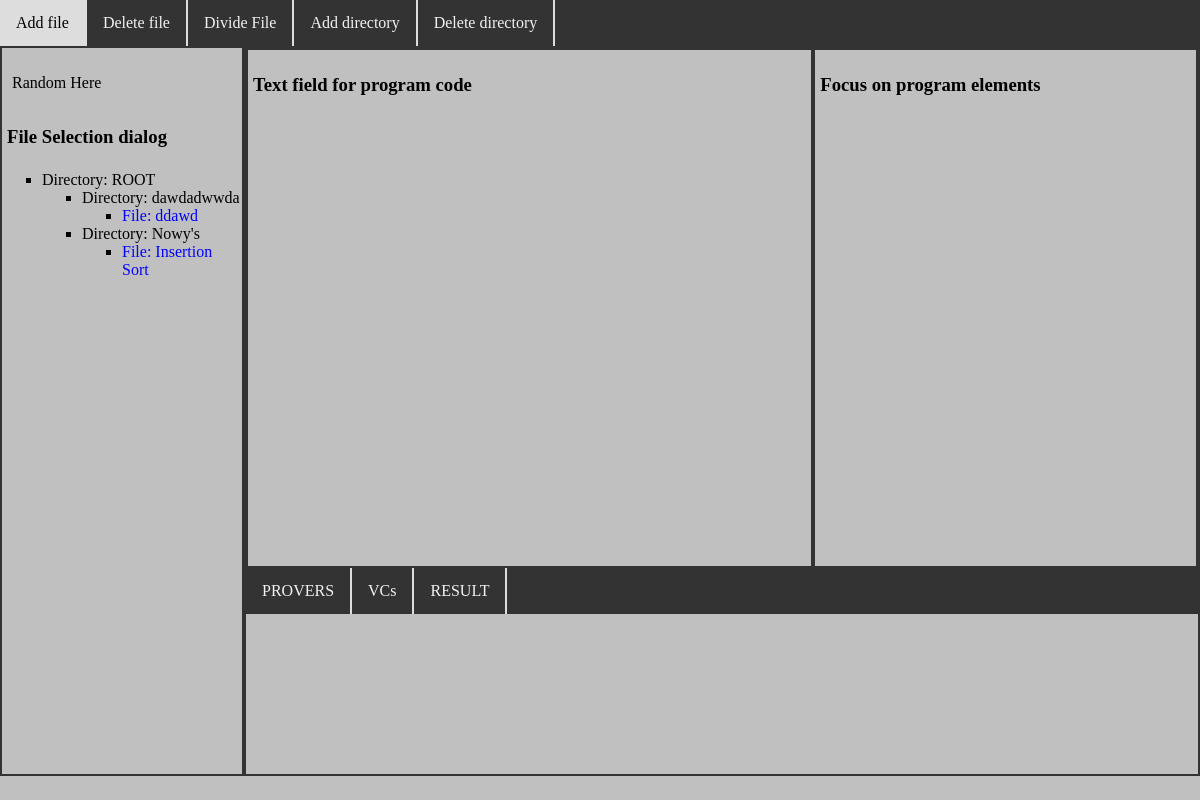
Page /frama/main (signed in) on the earlier database version.
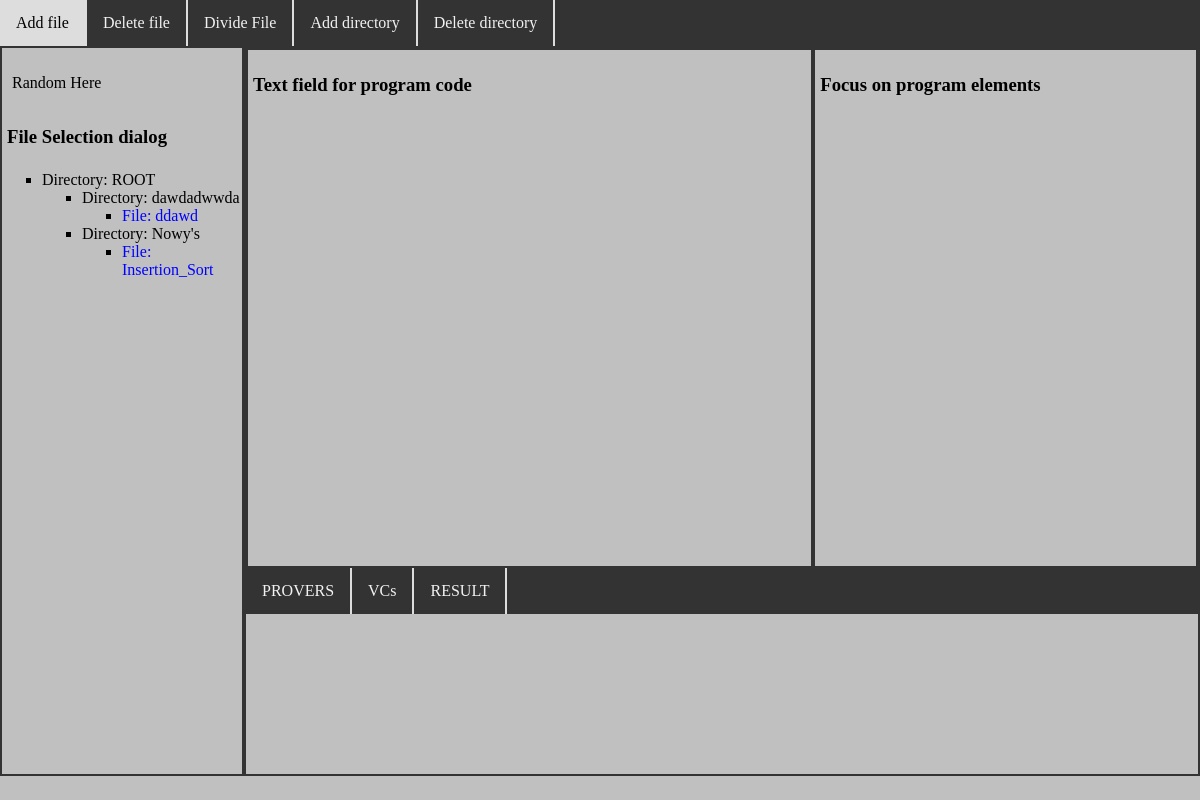
Same page on the later database version.
### frama/models.py (models this page shows)
class BasicInformation(models.Model):
    timestamp = models.DateTimeField(auto_now_add=True)
    is_valid = models.BooleanField(default=True)

class Directory(BasicInformation):
    name = models.CharField(max_length=30)
    description = models.CharField(max_length=100, null=True, blank=True)
    user = models.ForeignKey(User, on_delete=models.CASCADE)
    parent_directory = models.ForeignKey('Directory', on_delete=models.CASCADE, null=True, blank=True)
    class Meta:
        unique_together = ['name', 'user']
    def __str__(self):
        return "Directory: " + self.name

class BasicInformation(models.Model):
    timestamp = models.DateTimeField(auto_now_add=True)
    is_valid = models.BooleanField(default=True)

class File(BasicInformation):
    name = models.CharField(max_length=30)
    description = models.CharField(max_length=100, null=True, blank=True)
    user = models.ForeignKey(User, on_delete=models.CASCADE)
    parent_directory = models.ForeignKey(Directory, on_delete=models.CASCADE, null=True, blank=True)
    file_field = models.FileField(upload_to="uploads/")
    class Meta:
        unique_together = ['name', 'user']
    def __str__(self):
        return "File: " + self.name

### frama/views.py (the view, shortened to what this page needs)
# urls.py: path('main', login_required(views.MainView.as_view()), name="main"),
class MainView(TemplateView):
    template_name = "frama/index.html"
    file = None
    file_elements_sections = None
    line_tooltips = None
    file_content = None
    root_directory = None
    def load_custom_data(self, chosen_file, user: User):
        self.root_directory = Directory.objects.get(name="ROOT", user=user.id, is_valid=True)
        if chosen_file is not None:
            self.file = get_object_or_404(File, name=chosen_file, user=user.id, is_valid=True)
            self.file_elements_sections, self.line_tooltips = focus_on_program_elements_helper(self.file)
            self.file_content = read_file(self.file)
        else:
            self.file = None
            self.file_elements_sections = None
            self.line_tooltips = None
            self.file_content = None
    def get_context_data(self, **kwargs):
        context = super().get_context_data(**kwargs)
        context['recursive_structure'] = [self.root_directory]
        context['chosen_file'] = self.file
        context['file_elements_sections'] = self.file_elements_sections
        context['line_tooltips'] = self.line_tooltips
        context['file_content'] = self.file_content
        context['chosen_file_path'] = self.file.file_field.path if self.file else None
        return context
    def get(self, request, *args, **kwargs):
        init_root_directory(request.user)
        chosen_file = kwargs.get('chosen_file', None)
        self.load_custom_data(chosen_file, request.user)
        return super().get(request, *args, **kwargs)

### frama/helpers.py (called while the page is built)
def init_root_directory(user: User):
    try:
        root_directory = user.directory_set.get(name="ROOT", user=user)
        root_directory.is_valid = True
        root_directory.save()
    except Directory.DoesNotExist:
        root_directory = Directory(name="ROOT", description="Root directory", user=user)
        root_directory.save()

### frama/templates/frama/index.html (shortened to what this page needs)
<!DOCTYPE html>
<html lang="en">
<head>
    {% load static %}
    <link rel="stylesheet" href="{% static 'frama/css/index.css' %}">
</head>
<body>
<div class="full-height">
    <div class="topnav">
        <a href="{% url 'file-add' %}">Add file</a>
        <a href="{% url 'file-delete' %}">Delete file</a>
        <a href="{% url 'file-section-add' %}">Divide File</a>
        <a href="{% url 'directory-add' %}">Add directory</a>
        <a href="{% url 'directory-delete' %}">Delete directory</a>
    </div>
    <div class="flex-grid">
        <div class="col" id="files">
            <p id="random">Random Here</p>
            <h3>File Selection dialog</h3>
            <ul>
                {% include "frama/directory_tree_recursive.html" %}
            </ul>
        </div>
        <div class="col">
            <div class="flex-grid" id="code-elements">
                <div class="col">
                    <h3>Text field for program code</h3>
                </div>
                <div class="col" id="elements">
                    <h3>Focus on program elements</h3>
                </div>
            </div>
            <div id="tabs">
                <div class="topnav">
                    <a id="tab-provers" onclick="tab_clicked('provers', `{{ chosen_file_path }}`)" >PROVERS</a>
                    <a id="tab-vcs" onclick="tab_clicked('vcs', `{{ chosen_file_path }}`)" >VCs</a>
                    <a id="tab-result" onclick="tab_clicked('result', `{{ chosen_file_path }}`)" >RESULT</a>
                </div>
                <div id="tabs-data">
                </div>
            </div>
        </div>
    </div>
</div>
</body>
</html>

### frama/templates/frama/directory_tree_recursive.html (shortened to what this page needs)
{% for entry in recursive_structure %}
    {% if entry.is_valid %}
        <li>
        </li>
    {% endif %}
{% endfor %}

### frama/static/frama/css/index.css (style rules this page uses)
:root { --bar_color: #333; --default: silver; --background: whitesmoke; }
html, body { background-color: var(--background); margin: 0; }
div { background-color: var(--default); }
.full-height { height: 100vh; }
ul > li { list-style-type: square; }
.flex-grid { display: flex; }
.col { overflow-y: scroll; flex: 1; border: 2px solid var(--bar_color); }
.col p, .col pre { padding: 10px; }
.col h3 { padding: 5px; }
.topnav { overflow: hidden; background-color: var(--bar_color); }
.topnav a { float: left; display: block; color: #f2f2f2; text-align: center; padding: 14px 16px; text-decoration: none; border-right: 2px solid #ddd; }
#tabs-data { overflow-y: scroll; height: 20vh; }
#code-elements { height: 65vh; }
#files { max-width: 20%; }
#elements { max-width: 40%; }
#tabs { max-height: 20%; }

Differences in the rows shown:
changed through a linked row, Directory: name+basicinformation_ptr_id "Directory: ROOT Directory: dawdadwwda File: ddawd Directory: Nowy's File: Insertion Sort" → "Directory: ROOT Directory: dawdadwwda File: ddawd Directory: Nowy's File: Insertion_Sort"
